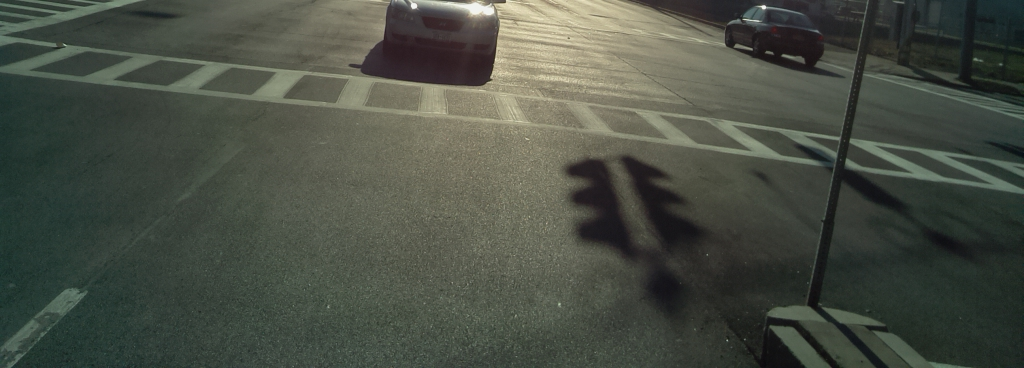
#> input picture images/1460636517.6.jpg, 1024 x 368 px; its folder holds 4 pictures in this run
$ python build_dataset.py
#> lines starting #> are read from the running program, lines starting #| are printed output that depends on the picture
"""Split an image folder into train/val/test sets and resize.
- The images dataset comes in the following format:
    images/
        IMG_00000.jpg
        ...
- Resizing reduces the dataset size and loading smaller images makes training faster.
- Modified from: https://cs230-stanford.github.io/train-dev-test-split.html
"""

import argparse
import random
import os

from PIL import Image
from tqdm import tqdm

parser = argparse.ArgumentParser()
parser.add_argument('--data_dir', default='images', help="Directory with your dataset")
parser.add_argument('--output_dir', default='output', help="Where to write the new data")
parser.add_argument('--resize', default=(512,368), help="Resize to (width,height)")

args = parser.parse_args()
SIZE = args.resize

def resize_and_save(filename, output_dir, size=SIZE):
    """Resize the image contained in `filename` and save it to the `output_dir`"""
#> called with filename = 'images/1460636517.6.jpg', output_dir = 'output/train', size = (512, 368)
    image = Image.open(filename)
#> image is the input picture: PIL image 1024x368 RGB; mean R, G, B 73.6, 79, 68.5
    # Use bilinear interpolation instead of the default "nearest neighbor" method
    image = image.resize((size), Image.BILINEAR)
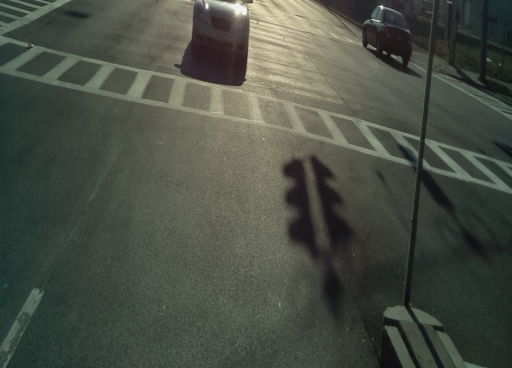
#> image: PIL image 512x368 RGB; mean R, G, B 73.6, 79, 68.6
#> pass 3 of the loop `for split in ['train', 'val', 'test']:`:
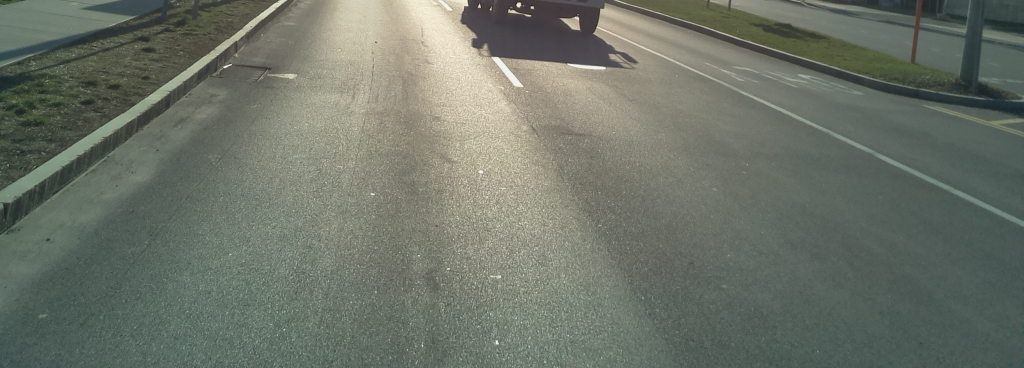
#> input picture images/1460636391.0.jpg, 1024 x 368 px
#> in resize_and_save, image is the input picture: PIL image 1024x368 RGB; mean R, G, B 108.5, 115.1, 103.7
#> in resize_and_save (call 4), `image = image.resize((size), Image.BILINEAR)`:
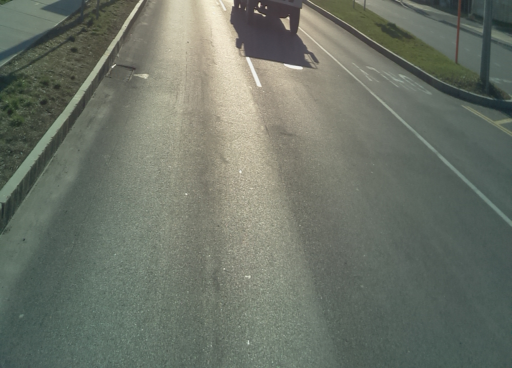
#> image: PIL image 512x368 RGB; mean R, G, B 108.5, 115.2, 103.8
    image.save(os.path.join(output_dir, filename.split('/')[-1]))


if __name__ == '__main__':
    assert os.path.isdir(args.data_dir), "Couldn't find the dataset at {}".format(args.data_dir)

    # Define the data directories
    images_dir = args.data_dir

    # Get the filenames in each directory (train and test)
    filenames = os.listdir(images_dir)
    filenames = [os.path.join(images_dir, f) for f in filenames if f.endswith('.jpg')]

    # Split the images in the 'images' dir into 80% train, 10% val, and 10% test
    # Make sure to always shuffle with a fixed seed so that the split is reproducible
    random.seed(230)
    filenames.sort()
    random.shuffle(filenames)

    split_a = int(0.8 * len(filenames))
    split_b = int(0.9 * len(filenames))
    train_filenames = filenames[:split_a]
    val_filenames = filenames[split_a:split_b]
    test_filenames = filenames[split_b:]

    filenames = {'train': train_filenames,
                 'val': val_filenames,
                 'test': test_filenames}

    if not os.path.exists(args.output_dir):
        os.mkdir(args.output_dir)
    else:
        print("Warning: output dir {} already exists".format(args.output_dir))

    # Preprocess train, val and test
    for split in ['train', 'val', 'test']:
        output_dir_split = os.path.join(args.output_dir, '{}'.format(split))
        if not os.path.exists(output_dir_split):
            os.mkdir(output_dir_split)
        else:
            print("Warning: dir {} already exists".format(output_dir_split))

        print("Processing {} data, saving preprocessed data to {}".format(split, output_dir_split))
        for filename in tqdm(filenames[split]):
            resize_and_save(filename, output_dir_split, size=SIZE)

    print("Done building dataset")
